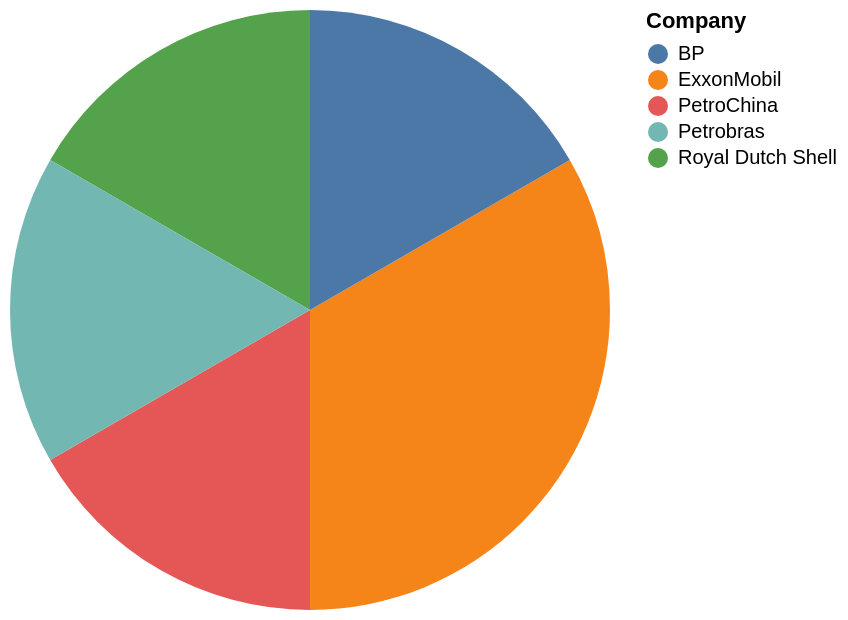

Specify this chart in Vega-Lite:
### Vega-Lite specification from a JSON file in a GitHub repository (floating-point values rounded to 4 significant figures)
{"data": {"values": [{"x_data": "ExxonMobil", "y_data": 2}, {"x_data": "Royal Dutch Shell", "y_data": 1}, {"x_data": "PetroChina", "y_data": 1}, {"x_data": "Petrobras", "y_data": 1}, {"x_data": "BP", "y_data": 1}]}, "mark": "arc", "encoding": {"theta": {"field": "y_data", "type": "quantitative", "title": "count(*)"}, "color": {"field": "x_data", "type": "nominal", "title": "Company"}}}
